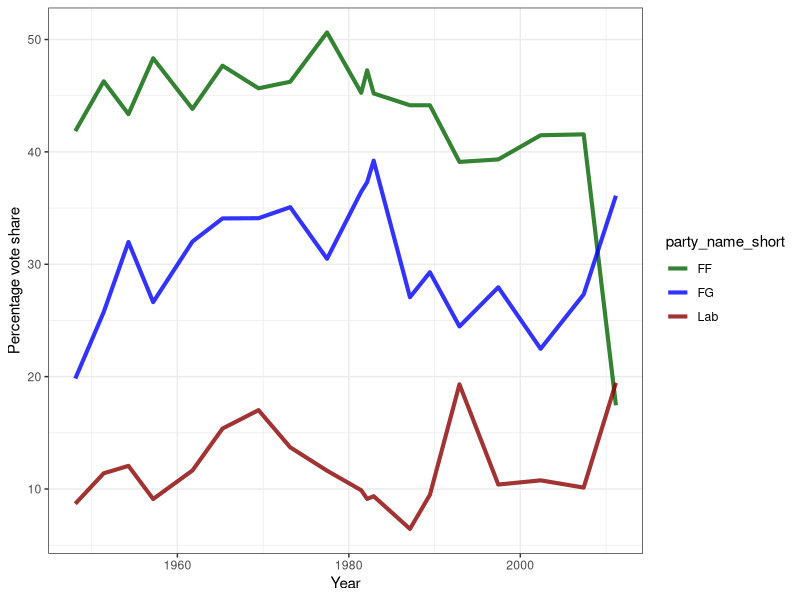

Write the R code that produced this figure. (Note: this script raises an error after producing the figure.)


library(tidyverse)

dta <- read.csv("data/parlgov_elections.csv",
                fileEncoding = "utf-8")

dta_ireland <- dta %>% 
  filter(country_name == "Ireland") %>% 
  filter(party_name %in% c("Fine Gael", "Fianna Fáil", "Labour Party")) %>% 
  filter(election_type == "parliament") %>% 
  select(country_name:party_name_short) %>% 
  mutate(country_name = as.factor(country_name),
         election_type = as.factor(election_type),
         party_name_short = as.factor(party_name_short))

ggplot(dta_ireland, aes(x = as.Date(election_date), 
                        y = vote_share, 
                        colour = party_name_short)) +
  geom_line(size = 1.4, alpha = 0.8) +
  scale_colour_manual(values = c("darkgreen", "blue", "darkred")) +
  labs(x = "Year", y = "Percentage vote share") +
  theme(legend.title = element_blank()) +
  theme_bw()

rio::export(characterize(dta_ireland), "data/data_ire_elections.sav")
